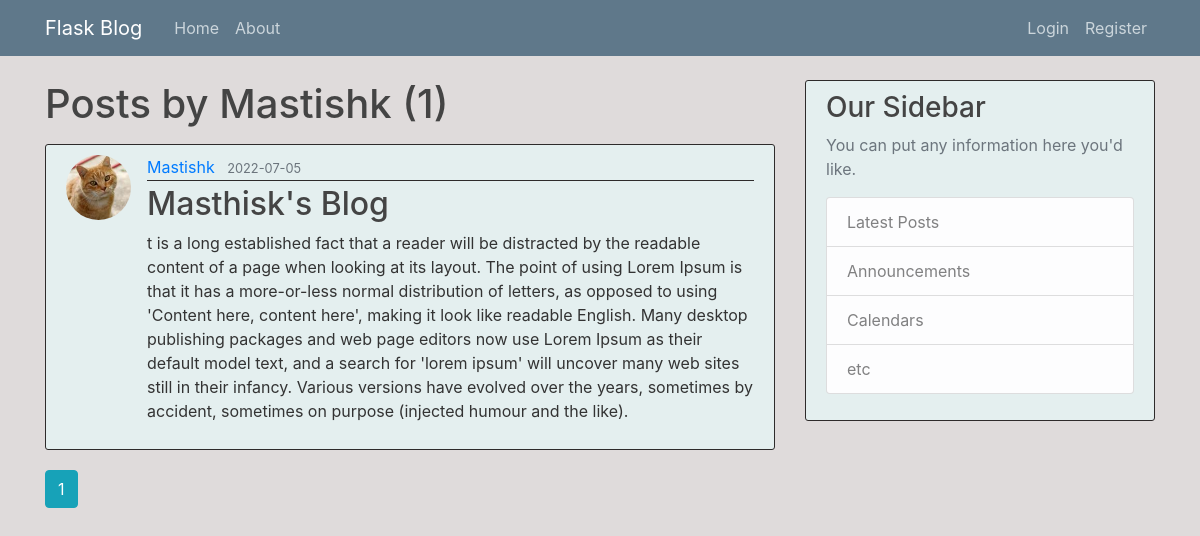
Page /user/Mastishk on the committed database.
### flaskblog/models.py (models this page shows, shortened)
class User(db.Model, UserMixin):
    id = db.Column(db.Integer, primary_key=True)
    username = db.Column(db.String(20), unique=True, nullable=False)
    email = db.Column(db.String(120), unique=True, nullable=False)
    image_file = db.Column(db.String(20), nullable=False, default='default.jpg')
    password = db.Column(db.String(60), nullable=False)
    posts = db.relationship('Post', backref='author', lazy=True)

class Post(db.Model):
    id = db.Column(db.Integer, primary_key=True)
    title = db.Column(db.String(100), nullable=False)
    date_posted = db.Column(db.DateTime, nullable=False, default=datetime.utcnow)
    content = db.Column(db.Text, nullable=False)
    user_id = db.Column(db.Integer, db.ForeignKey('user.id'), nullable=False)

### flaskblog/users/routes.py (the view)
@users.route("/user/<string:username>")
def user_posts(username):
    page = request.args.get('page', 1, type=int)
    user = User.query.filter_by(username=username).first_or_404()
    posts = Post.query.filter_by(author=user)\
        .order_by(Post.date_posted.desc())\
        .paginate(page=page, per_page=5)
    return render_template('user_posts.html', posts=posts, user=user)

### flaskblog/templates/user_posts.html
{% extends "layout.html" %}
{% block content %}
    <h1 class="mb-3">Posts by {{ user.username }} ({{ posts.total }})</h1>
    {% for post in posts.items %}
        <article class="media content-section">
          <img class="rounded-circle article-img" src="{{ url_for('static', filename='profile_pics/' + post.author.image_file) }}">
          <div class="media-body">
            <div class="article-metadata">
              <a class="mr-2" href="{{ url_for('users.user_posts', username=post.author.username) }}">{{ post.author.username }}</a>
              <small class="text-muted">{{ post.date_posted.strftime('%Y-%m-%d') }}</small>
            </div>
            <h2><a class="article-title" href="{{ url_for('posts.post', post_id=post.id) }}">{{ post.title }}</a></h2>
            <p class="article-content">{{ post.content }}</p>
          </div>
        </article>
    {% endfor %}
    {% for page_num in posts.iter_pages(left_edge=1, right_edge=1, left_current=1, right_current=2) %}
      {% if page_num %}
        {% if posts.page == page_num %}
          <a class="btn btn-info mb-4" href="{{ url_for('users.user_posts', username=user.username, page=page_num) }}">{{ page_num }}</a>
        {% else %}
          <a class="btn btn-outline-info mb-4" href="{{ url_for('users.user_posts', username=user.username, page=page_num) }}">{{ page_num }}</a>
        {% endif %}
      {% else %}
        ...
      {% endif %}
    {% endfor %}
{% endblock content %}

### flaskblog/static/main.css (style rules this page uses)
body { background: #dfdbdb; color: #333333; margin-top: 5rem; }
h1, h2, h3, h4, h5, h6 { color: #444444; }
.content-section { background: rgb(228, 239, 239); padding: 10px 20px; border: 1px solid rgb(46, 43, 43); border-radius: 3px; margin-bottom: 20px; }
.article-title { color: #444444; }
.article-content { white-space: pre-line; }
.article-img { height: 65px; width: 65px; margin-right: 16px; }
.article-metadata { padding-bottom: 1px; margin-bottom: 4px; border-bottom: 1px solid rgb(46, 43, 43); }

### rows in the picture
User: username "Mastishk"
Post: image_file (picture), author.username "Mastishk", date_posted "2022-07-05", title "Masthisk's Blog", content "t is a long established fact that a reader will be distracted by the readable content of a page when looking at its layout. The point of using Lorem Ipsum is that it has a more-or-less normal distribution of letters, as opposed to using 'Content here, content here', making it look like readable English. Many desktop publishing packages and web page editors now use Lorem Ipsum as their default model text, and a search for 'lorem ipsum' will uncover many web sites still in their infancy. Various versions have evolved over the years, sometimes by accident, sometimes on purpose (injected humour and the like)."

### other values in the picture
{{ posts.total }} "1"
{{ page_num }} "1"
